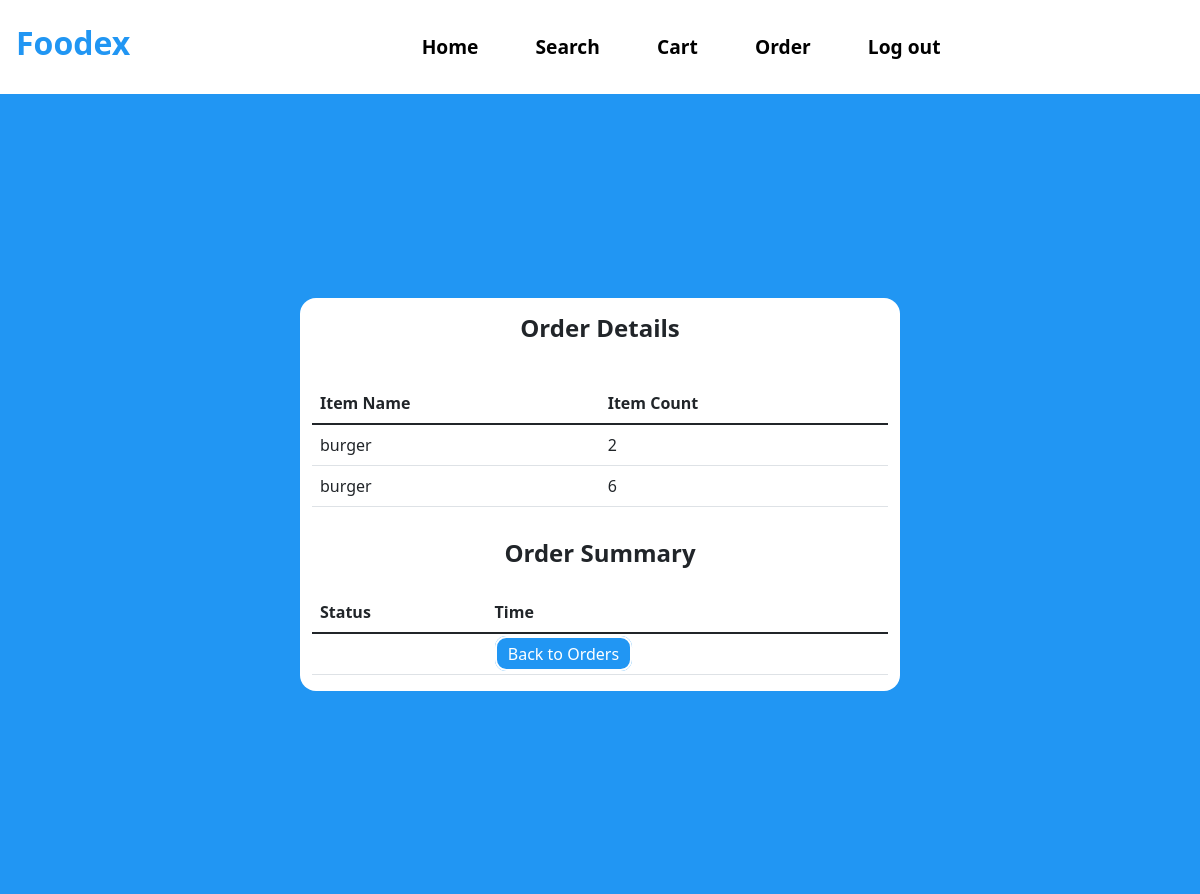
/View-Order-Detail?id=1 (signed in), run on an earlier commit of the app's database.
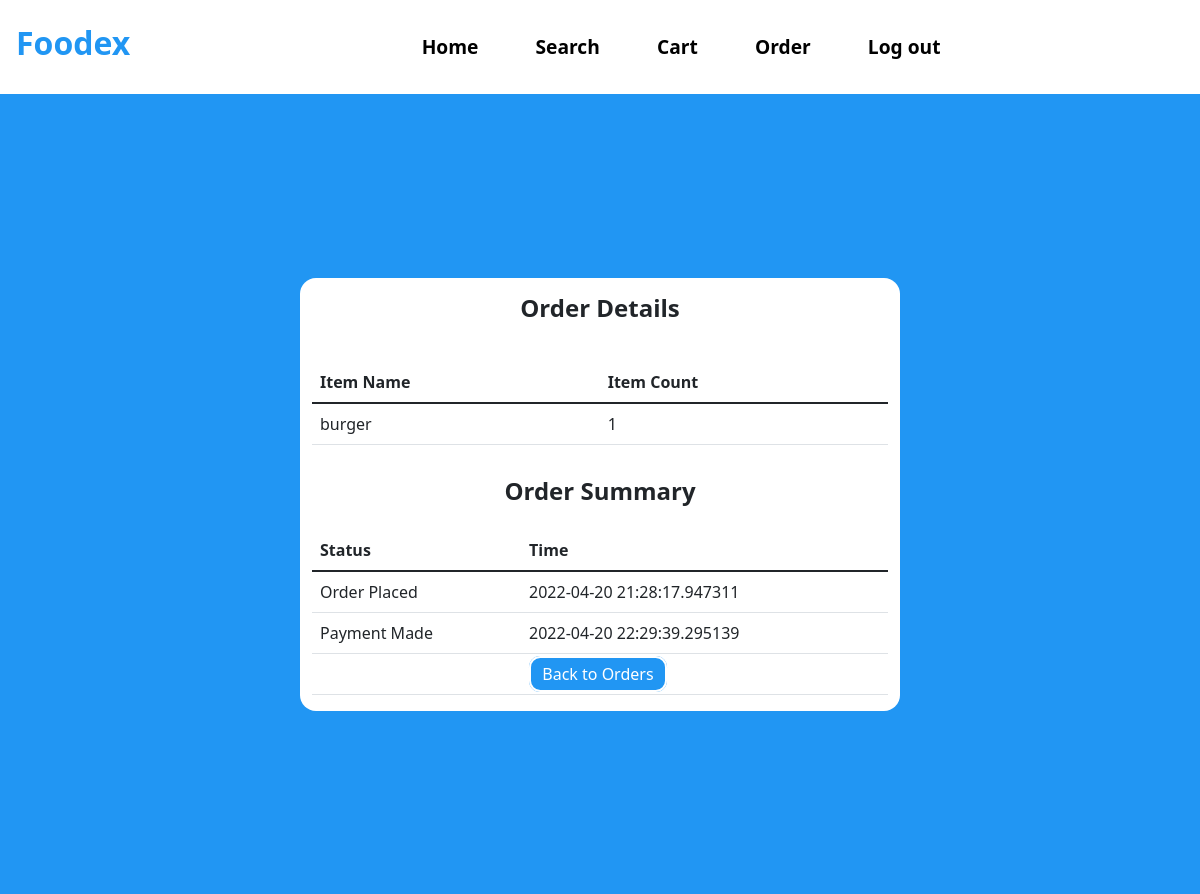
And on a later commit of the database.
### tables this page shows
CREATE TABLE ITEM_LIST(
                        ORDER_ID INTEGER,                        
                        ITEM_ID INTEGER,
                        Item_count INTEGER,
                        FOREIGN KEY (ORDER_ID) REFERENCES ORDER_TABLE(ORDER_ID),
                        FOREIGN KEY (ITEM_ID) REFERENCES MENU(ITEM_ID)
                       );

CREATE TABLE MENU(
                        ITEM_ID INTEGER PRIMARY KEY AUTOINCREMENT,
                        ITEM_NAME TEXT,
                        ITEM_CATEGORY TEXT,
                        ITEM_PRICE INTEGER,
                        RESTAURANT_ID INTEGER,
                        FOREIGN KEY(RESTAURANT_ID) REFERENCES RESTAURANT(RESTAURANT_ID)
                       );

CREATE TABLE ORDER_SUMMARY(
                        ORDER_ID INTEGER,                        
                        ORDER_STATUS TEXT,
                        TIME TEXT,
                        FOREIGN KEY (ORDER_ID) REFERENCES ORDER_TABLE(ORDER_ID)
                       );

### app.py (the view)
@app.route("/View-Order-Detail")
def View_Order_Detail():
    getid_o = request.args.get('id')
    getid_u = str(session["id"])
    cursor = connection.cursor()
    cursor.execute("SELECT order_id, order_amount, order_status,r.name_of_restaurant,d.NAME_OF_DELIVERYBOY,d.DELIVERYBOY_PHONE_NO FROM ORDER_TABLE o INNER JOIN DELIVERYBOY d on o.DELIVERYBOY_ID=d.DELIVERYBOY_ID INNER JOIN RESTAURANT r on o.RESTAURANT_ID=r.RESTAURANT_ID WHERE o.USER_ID= " + getid_u +" And ORDER_ID= "+str(getid_o)+"; ")
    result = cursor.fetchall()
    cursor = connection.cursor()
    cursor.execute("SELECT m.item_name,i.item_count FROM ITEM_LIST i JOIN MENU m on i.ITEM_ID=m.ITEM_ID WHERE i.ORDER_ID= "+str(getid_o)+"; ")
    Item_list = cursor.fetchall()
    cursor.execute("SELECT os.ORDER_STATUS,os.TIME FROM ORDER_SUMMARY os JOIN ORDER_TABLE o ON os.ORDER_ID=o.ORDER_ID WHERE os.ORDER_ID="+str(getid_o))
    Order_Summary = cursor.fetchall()
    return render_template("View_Order_Detail.html", Order=result, Item_list = Item_list,Order_Summary=Order_Summary)

### templates/View_Order_Detail.html (shortened to what this page needs)
<!DOCTYPE html>
<html lang="en">
<head>
    <link href="https://cdn.jsdelivr.net/npm/bootstrap@5.1.3/dist/css/bootstrap.min.css" rel="stylesheet">
    <link rel= "stylesheet" type= "text/css" href= "{{ url_for('static',filename='Styles.css') }}">
</head>
<body>
<nav class="navbar navbar-expand-lg bg-white">
  <h3 class="navbar-brand Logo" style="color:#2196f3;font-size: 2rem;"href="#">Foodex</h3>
    <div class="container">
  <div class="collapse navbar-collapse" id="navbarSupportedContent">
    <ul class="navbar-nav mr-auto nav-links">
        <li class="nav-item">
        <a class="nav-link nav-link-btn" href="/User-Dashboard">Home</a>
      </li>
      <li class="nav-item">
        <a class="nav-link nav-link-btn" href="/View-Resturant">Search</a>
      </li>
      <li class="nav-item">
        <a class="nav-link nav-link-btn" href="/User-cart">Cart</a>
      </li>
        <li class="nav-item">
        <a class="nav-link nav-link-btn" href="/User-order">Order</a>
      </li>
        <li class="nav-item">
        <a class="nav-link nav-link-btn" href="/">Log out</a>
      </li>
    </ul>
  </div>
     </div>
</nav>
  <div class="ToCenter" style="background:#2196f3;">
  <div class="container">
        <div class="row">
            <div class="col">
                <table class="table">
                    <tbody>
                    <tr>
                        <h4 class="Logo">Order Details</h4>
                        </tr>
                  </table>
                <table class="table">
                    <thead>
                      <tr>
                        <th scope="col">Item Name</th>
                        <th scope="col">Item Count</th>
                      </tr>
                    </thead>
                    <tbody>
                      {% for i in Item_list %}
                      <tr>
                        <td>{{i[0]}}</td>
                          <td>{{i[1]}}</td>
                      </tr>
                      {% endfor %}
                    </tbody>
                  </table>
                <h4 class="Logo">Order Summary</h4>
                <table class="table">
                    <thead>
                      <tr>
                        <th scope="col">Status</th>
                        <th scope="col">Time</th>
                      </tr>
                    </thead>
                    <tbody>
                      {% for i in Order_Summary %}
                      <tr>
                        <td>{{i[0]}}</td>
                          <td>{{i[1]}}</td>
                      </tr>
                      {% endfor %}
                    <tr>
                        <td></td>
                          <td> <a class="Edit-btn" style="background:#2196f3;" href="/User-order">Back to Orders</a> </td>
                      </tr>
                    </tbody>
                  </table>
            </div>
        </div>
    </div>
    </div>
</body>
</html>

What changed in the data, as far as the page shows it:
no longer on this page (row edited): ITEM_LIST: ITEM_NAME "burger", Item_count "2"
no longer on this page (row edited): ITEM_LIST: ITEM_NAME "burger", Item_count "6"
now on this page (row edited): ITEM_LIST: ITEM_NAME "burger", Item_count "1"
now on this page (row edited): ORDER_SUMMARY: ORDER_STATUS "Order Placed", TIME "2022-04-20 21:28:17.947311"
now on this page (row edited): ORDER_SUMMARY: ORDER_STATUS "Payment Made", TIME "2022-04-20 22:29:39.295139"
